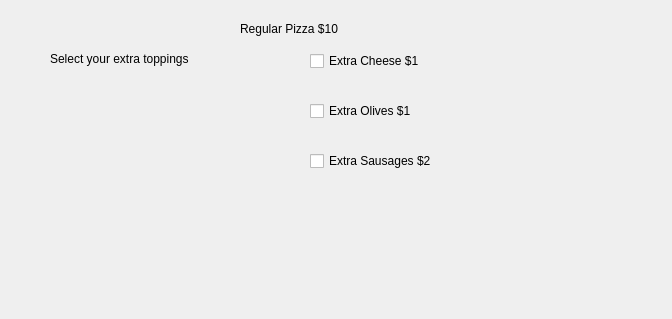
<?xml version="1.0" encoding="UTF-8"?>
<ui version="4.0">
 <class>Dialog</class>
 <widget class="QDialog" name="Dialog">
  <property name="geometry">
   <rect>
    <x>0</x>
    <y>0</y>
    <width>672</width>
    <height>319</height>
   </rect>
  </property>
  <property name="windowTitle">
   <string>Dialog</string>
  </property>
  <widget class="QCheckBox" name="checkBoxCheese">
   <property name="geometry">
    <rect>
     <x>310</x>
     <y>50</y>
     <width>191</width>
     <height>22</height>
    </rect>
   </property>
   <property name="text">
    <string>Extra Cheese $1</string>
   </property>
  </widget>
  <widget class="QCheckBox" name="checkBoxOlives">
   <property name="geometry">
    <rect>
     <x>310</x>
     <y>100</y>
     <width>151</width>
     <height>22</height>
    </rect>
   </property>
   <property name="text">
    <string>Extra Olives $1</string>
   </property>
  </widget>
  <widget class="QCheckBox" name="checkBoxSausages">
   <property name="geometry">
    <rect>
     <x>310</x>
     <y>150</y>
     <width>181</width>
     <height>22</height>
    </rect>
   </property>
   <property name="text">
    <string>Extra Sausages $2</string>
   </property>
  </widget>
  <widget class="QLabel" name="label">
   <property name="geometry">
    <rect>
     <x>240</x>
     <y>20</y>
     <width>201</width>
     <height>17</height>
    </rect>
   </property>
   <property name="text">
    <string>Regular Pizza $10</string>
   </property>
  </widget>
  <widget class="QLabel" name="label_2">
   <property name="geometry">
    <rect>
     <x>50</x>
     <y>50</y>
     <width>191</width>
     <height>17</height>
    </rect>
   </property>
   <property name="text">
    <string>Select your extra toppings</string>
   </property>
  </widget>
  <widget class="QLabel" name="labelAmount">
   <property name="geometry">
    <rect>
     <x>60</x>
     <y>210</y>
     <width>491</width>
     <height>51</height>
    </rect>
   </property>
   <property name="text">
    <string/>
   </property>
  </widget>
 </widget>
 <resources/>
 <connections/>
</ui>
